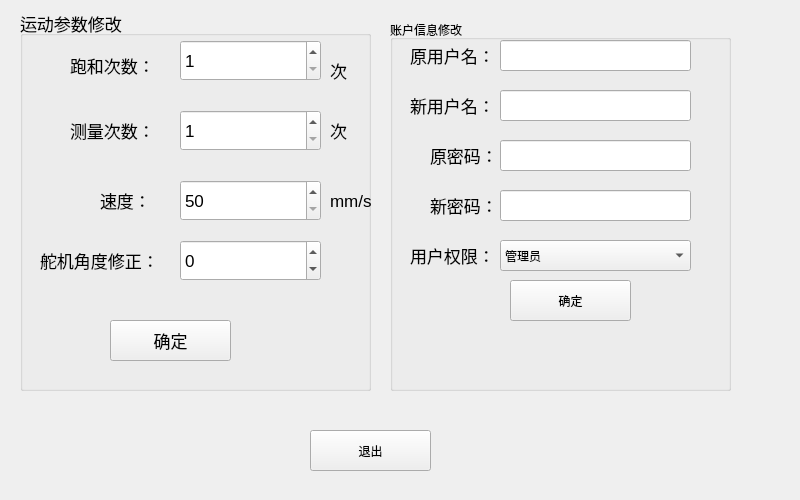
<?xml version="1.0" encoding="UTF-8"?>
<ui version="4.0">
 <class>Form</class>
 <widget class="QWidget" name="Form">
  <property name="geometry">
   <rect>
    <x>0</x>
    <y>0</y>
    <width>800</width>
    <height>500</height>
   </rect>
  </property>
  <property name="windowTitle">
   <string>管理员界面</string>
  </property>
  <widget class="QGroupBox" name="groupBox">
   <property name="geometry">
    <rect>
     <x>20</x>
     <y>10</y>
     <width>351</width>
     <height>381</height>
    </rect>
   </property>
   <property name="font">
    <font>
     <pointsize>13</pointsize>
    </font>
   </property>
   <property name="title">
    <string>运动参数修改</string>
   </property>
   <widget class="QLabel" name="label_6">
    <property name="geometry">
     <rect>
      <x>310</x>
      <y>40</y>
      <width>61</width>
      <height>41</height>
     </rect>
    </property>
    <property name="font">
     <font>
      <pointsize>13</pointsize>
     </font>
    </property>
    <property name="text">
     <string>次</string>
    </property>
   </widget>
   <widget class="QDoubleSpinBox" name="dbSpeed">
    <property name="geometry">
     <rect>
      <x>160</x>
      <y>170</y>
      <width>141</width>
      <height>41</height>
     </rect>
    </property>
    <property name="font">
     <font>
      <pointsize>13</pointsize>
     </font>
    </property>
    <property name="decimals">
     <number>0</number>
    </property>
    <property name="minimum">
     <double>50.000000000000000</double>
    </property>
    <property name="maximum">
     <double>400.000000000000000</double>
    </property>
    <property name="singleStep">
     <double>50.000000000000000</double>
    </property>
   </widget>
   <widget class="QLabel" name="label_2">
    <property name="geometry">
     <rect>
      <x>50</x>
      <y>100</y>
      <width>101</width>
      <height>41</height>
     </rect>
    </property>
    <property name="font">
     <font>
      <pointsize>13</pointsize>
     </font>
    </property>
    <property name="text">
     <string>测量次数：</string>
    </property>
   </widget>
   <widget class="QLabel" name="label_3">
    <property name="geometry">
     <rect>
      <x>80</x>
      <y>170</y>
      <width>71</width>
      <height>41</height>
     </rect>
    </property>
    <property name="font">
     <font>
      <pointsize>13</pointsize>
     </font>
    </property>
    <property name="text">
     <string>速度：</string>
    </property>
   </widget>
   <widget class="QDoubleSpinBox" name="dbRuntimes">
    <property name="geometry">
     <rect>
      <x>160</x>
      <y>30</y>
      <width>141</width>
      <height>41</height>
     </rect>
    </property>
    <property name="font">
     <font>
      <pointsize>13</pointsize>
     </font>
    </property>
    <property name="decimals">
     <number>0</number>
    </property>
    <property name="minimum">
     <double>1.000000000000000</double>
    </property>
    <property name="maximum">
     <double>15.000000000000000</double>
    </property>
   </widget>
   <widget class="QLabel" name="label">
    <property name="geometry">
     <rect>
      <x>50</x>
      <y>30</y>
      <width>81</width>
      <height>51</height>
     </rect>
    </property>
    <property name="font">
     <font>
      <pointsize>13</pointsize>
     </font>
    </property>
    <property name="text">
     <string>跑和次数：</string>
    </property>
   </widget>
   <widget class="QLabel" name="label_5">
    <property name="geometry">
     <rect>
      <x>310</x>
      <y>170</y>
      <width>51</width>
      <height>41</height>
     </rect>
    </property>
    <property name="font">
     <font>
      <pointsize>13</pointsize>
     </font>
    </property>
    <property name="text">
     <string>mm/s</string>
    </property>
   </widget>
   <widget class="QDoubleSpinBox" name="dbChecktimes">
    <property name="geometry">
     <rect>
      <x>160</x>
      <y>100</y>
      <width>141</width>
      <height>41</height>
     </rect>
    </property>
    <property name="font">
     <font>
      <pointsize>13</pointsize>
     </font>
    </property>
    <property name="decimals">
     <number>0</number>
    </property>
    <property name="minimum">
     <double>1.000000000000000</double>
    </property>
    <property name="maximum">
     <double>6.000000000000000</double>
    </property>
   </widget>
   <widget class="QLabel" name="label_4">
    <property name="geometry">
     <rect>
      <x>310</x>
      <y>100</y>
      <width>61</width>
      <height>41</height>
     </rect>
    </property>
    <property name="font">
     <font>
      <pointsize>13</pointsize>
     </font>
    </property>
    <property name="text">
     <string>次</string>
    </property>
   </widget>
   <widget class="QPushButton" name="btnRevise">
    <property name="geometry">
     <rect>
      <x>90</x>
      <y>310</y>
      <width>121</width>
      <height>41</height>
     </rect>
    </property>
    <property name="text">
     <string>确定</string>
    </property>
   </widget>
   <widget class="QLabel" name="label_11">
    <property name="geometry">
     <rect>
      <x>20</x>
      <y>230</y>
      <width>131</width>
      <height>41</height>
     </rect>
    </property>
    <property name="text">
     <string>舵机角度修正：</string>
    </property>
   </widget>
   <widget class="QDoubleSpinBox" name="dbServerAngle">
    <property name="geometry">
     <rect>
      <x>160</x>
      <y>230</y>
      <width>141</width>
      <height>41</height>
     </rect>
    </property>
    <property name="font">
     <font>
      <pointsize>13</pointsize>
     </font>
    </property>
    <property name="decimals">
     <number>0</number>
    </property>
    <property name="minimum">
     <double>-100.000000000000000</double>
    </property>
    <property name="maximum">
     <double>100.000000000000000</double>
    </property>
    <property name="singleStep">
     <double>1.000000000000000</double>
    </property>
    <property name="value">
     <double>0.000000000000000</double>
    </property>
   </widget>
  </widget>
  <widget class="QGroupBox" name="groupBox_2">
   <property name="geometry">
    <rect>
     <x>390</x>
     <y>20</y>
     <width>341</width>
     <height>371</height>
    </rect>
   </property>
   <property name="title">
    <string>账户信息修改</string>
   </property>
   <widget class="QComboBox" name="cbRootLever">
    <property name="geometry">
     <rect>
      <x>110</x>
      <y>220</y>
      <width>191</width>
      <height>31</height>
     </rect>
    </property>
    <item>
     <property name="text">
      <string>管理员</string>
     </property>
    </item>
    <item>
     <property name="text">
      <string>用户</string>
     </property>
    </item>
   </widget>
   <widget class="QLineEdit" name="leUsr">
    <property name="geometry">
     <rect>
      <x>110</x>
      <y>70</y>
      <width>191</width>
      <height>31</height>
     </rect>
    </property>
   </widget>
   <widget class="QLabel" name="label_7">
    <property name="geometry">
     <rect>
      <x>20</x>
      <y>60</y>
      <width>81</width>
      <height>51</height>
     </rect>
    </property>
    <property name="font">
     <font>
      <pointsize>13</pointsize>
     </font>
    </property>
    <property name="text">
     <string>新用户名：</string>
    </property>
   </widget>
   <widget class="QLabel" name="label_8">
    <property name="geometry">
     <rect>
      <x>40</x>
      <y>110</y>
      <width>81</width>
      <height>51</height>
     </rect>
    </property>
    <property name="font">
     <font>
      <pointsize>13</pointsize>
     </font>
    </property>
    <property name="text">
     <string>原密码：</string>
    </property>
   </widget>
   <widget class="QLabel" name="label_9">
    <property name="geometry">
     <rect>
      <x>40</x>
      <y>160</y>
      <width>81</width>
      <height>51</height>
     </rect>
    </property>
    <property name="font">
     <font>
      <pointsize>13</pointsize>
     </font>
    </property>
    <property name="text">
     <string>新密码：</string>
    </property>
   </widget>
   <widget class="QLabel" name="label_13">
    <property name="geometry">
     <rect>
      <x>20</x>
      <y>210</y>
      <width>81</width>
      <height>51</height>
     </rect>
    </property>
    <property name="font">
     <font>
      <pointsize>13</pointsize>
     </font>
    </property>
    <property name="text">
     <string>用户权限：</string>
    </property>
   </widget>
   <widget class="QPushButton" name="btnCheck">
    <property name="geometry">
     <rect>
      <x>120</x>
      <y>260</y>
      <width>121</width>
      <height>41</height>
     </rect>
    </property>
    <property name="text">
     <string>确定</string>
    </property>
   </widget>
   <widget class="QLineEdit" name="leOldPwd">
    <property name="geometry">
     <rect>
      <x>110</x>
      <y>120</y>
      <width>191</width>
      <height>31</height>
     </rect>
    </property>
    <property name="echoMode">
     <enum>QLineEdit::Normal</enum>
    </property>
   </widget>
   <widget class="QLineEdit" name="leNewPwd">
    <property name="geometry">
     <rect>
      <x>110</x>
      <y>170</y>
      <width>191</width>
      <height>31</height>
     </rect>
    </property>
    <property name="echoMode">
     <enum>QLineEdit::Normal</enum>
    </property>
   </widget>
   <widget class="QLineEdit" name="leUsrOld">
    <property name="geometry">
     <rect>
      <x>110</x>
      <y>20</y>
      <width>191</width>
      <height>31</height>
     </rect>
    </property>
   </widget>
   <widget class="QLabel" name="label_10">
    <property name="geometry">
     <rect>
      <x>20</x>
      <y>10</y>
      <width>81</width>
      <height>51</height>
     </rect>
    </property>
    <property name="font">
     <font>
      <pointsize>13</pointsize>
     </font>
    </property>
    <property name="text">
     <string>原用户名：</string>
    </property>
   </widget>
  </widget>
  <widget class="QPushButton" name="btnQuick">
   <property name="geometry">
    <rect>
     <x>310</x>
     <y>430</y>
     <width>121</width>
     <height>41</height>
    </rect>
   </property>
   <property name="text">
    <string>退出</string>
   </property>
  </widget>
 </widget>
 <resources/>
 <connections/>
</ui>
